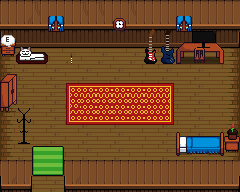

This game map was drawn from its Tiled (.tmx) file and the tilesets committed beside it. A one-line description and the full map source follow:
An orthogonal 15x12 tile map with 16x16 px tiles, 6 tile layers (Tile Layer 2, Tile Layer 1, Слой тайлов 3, Слой тайлов 4, ...), 12 tilesets and 53 objects (Exit from house, spawnpoint, Dialogue).

<map version="1.10" tiledversion="1.12.2" orientation="orthogonal" renderorder="right-down" width="15" height="12" tilewidth="16" tileheight="16" infinite="0" nextlayerid="11" nextobjectid="11">
 <properties>
  <property name="background_music" value="avril14.mp3" />
 </properties>
 <tileset firstgid="1" name="Interior" tilewidth="16" tileheight="16" tilecount="108" columns="12">
  <image source="Interior.png" trans="55ffff" width="192" height="144" />
  <tile id="5">
   <objectgroup draworder="index" id="2">
    <object id="1" x="7" y="8" width="9" height="8" />
   </objectgroup>
  </tile>
  <tile id="6">
   <objectgroup draworder="index" id="2">
    <object id="1" x="0" y="8" width="9" height="8" />
   </objectgroup>
  </tile>
  <tile id="7">
   <objectgroup draworder="index" id="2">
    <object id="1" x="10" y="8" width="6" height="8" />
   </objectgroup>
  </tile>
  <tile id="8">
   <objectgroup draworder="index" id="2">
    <object id="1" x="0" y="8" width="6" height="8" />
   </objectgroup>
  </tile>
  <tile id="17">
   <objectgroup draworder="index" id="2">
    <object id="1" x="7" y="0" width="9" height="16" />
   </objectgroup>
  </tile>
  <tile id="18">
   <objectgroup draworder="index" id="2">
    <object id="1" x="0" y="0" width="9" height="16" />
   </objectgroup>
  </tile>
  <tile id="19">
   <objectgroup draworder="index" id="2">
    <object id="1" x="4" y="0" width="12" height="16" />
   </objectgroup>
  </tile>
  <tile id="20">
   <objectgroup draworder="index" id="2">
    <object id="1" x="0" y="0" width="12" height="16" />
   </objectgroup>
  </tile>
  <tile id="29">
   <objectgroup draworder="index" id="2">
    <object id="1" x="7" y="0" width="9" height="10" />
   </objectgroup>
  </tile>
  <tile id="30">
   <objectgroup draworder="index" id="2">
    <object id="1" x="0" y="0" width="9" height="10" />
   </objectgroup>
  </tile>
  <tile id="31">
   <objectgroup draworder="index" id="2">
    <object id="1" x="3" y="0" width="13" height="16" />
   </objectgroup>
  </tile>
  <tile id="32">
   <objectgroup draworder="index" id="2">
    <object id="1" x="0" y="0" width="13" height="16" />
   </objectgroup>
  </tile>
  <tile id="41">
   <objectgroup draworder="index" id="2">
    <object id="1" x="0" y="4" width="16" height="12" />
   </objectgroup>
  </tile>
  <tile id="42">
   <objectgroup draworder="index" id="2">
    <object id="1" x="0" y="8" width="16" height="8" />
   </objectgroup>
  </tile>
  <tile id="43">
   <objectgroup draworder="index" id="2">
    <object id="1" x="0" y="4" width="16" height="12" />
   </objectgroup>
  </tile>
  <tile id="53">
   <objectgroup draworder="index" id="2">
    <object id="1" x="0" y="0" width="16" height="12" />
   </objectgroup>
  </tile>
  <tile id="54">
   <objectgroup draworder="index" id="2">
    <object id="1" x="0" y="0" width="16" height="10" />
   </objectgroup>
  </tile>
  <tile id="55">
   <objectgroup draworder="index" id="2">
    <object id="1" x="0" y="0" width="16" height="12" />
   </objectgroup>
  </tile>
  <tile id="88">
   <objectgroup draworder="index" id="2">
    <object id="1" x="4" y="8" width="12" height="8" />
   </objectgroup>
  </tile>
  <tile id="89">
   <objectgroup draworder="index" id="2">
    <object id="1" x="0" y="8" width="12" height="8" />
   </objectgroup>
  </tile>
  <tile id="90">
   <objectgroup draworder="index" id="2">
    <object id="1" x="0" y="8" width="16" height="8" />
   </objectgroup>
  </tile>
  <tile id="91">
   <objectgroup draworder="index" id="2">
    <object id="1" x="0" y="8" width="16" height="8" />
   </objectgroup>
  </tile>
  <tile id="97">
   <objectgroup draworder="index" id="2">
    <object id="1" x="2" y="0" width="11" height="15" />
   </objectgroup>
  </tile>
  <tile id="100">
   <objectgroup draworder="index" id="2">
    <object id="1" x="4" y="0" width="12" height="15" />
    <object id="2" x="4" y="0" width="12" height="15" />
   </objectgroup>
  </tile>
  <tile id="101">
   <objectgroup draworder="index" id="2">
    <object id="1" x="0" y="0" width="12" height="15" />
   </objectgroup>
  </tile>
  <tile id="102">
   <objectgroup draworder="index" id="2">
    <object id="1" x="1" y="0" width="14" height="8" />
   </objectgroup>
  </tile>
  <tile id="103">
   <objectgroup draworder="index" id="2">
    <object id="1" x="1" y="0" width="14" height="8" />
   </objectgroup>
  </tile>
 </tileset>
 <tileset firstgid="109" name="blocks" tilewidth="16" tileheight="16" tilecount="256" columns="16">
  <image source="blocks.png" trans="55ffff" width="256" height="256" />
  <tile id="55">
   <objectgroup draworder="index" id="2">
    <object id="1" x="0" y="0" width="16" height="16" />
   </objectgroup>
  </tile>
  <tile id="56">
   <objectgroup draworder="index" id="2">
    <object id="1" x="0" y="0" width="16" height="16" />
   </objectgroup>
  </tile>
  <tile id="57">
   <objectgroup draworder="index" id="2">
    <object id="1" x="0" y="0" width="16" height="16" />
   </objectgroup>
  </tile>
  <tile id="58">
   <objectgroup draworder="index" id="2">
    <object id="1" x="0" y="0" width="16" height="16" />
   </objectgroup>
  </tile>
  <tile id="70">
   <objectgroup draworder="index" id="2">
    <object id="1" x="0" y="0" width="16" height="16" />
   </objectgroup>
  </tile>
  <tile id="71">
   <objectgroup draworder="index" id="2">
    <object id="1" x="0" y="0" width="16" height="16" />
   </objectgroup>
  </tile>
  <tile id="72">
   <objectgroup draworder="index" id="2">
    <object id="1" x="0" y="0" width="16" height="16" />
   </objectgroup>
  </tile>
  <tile id="73">
   <objectgroup draworder="index" id="2">
    <object id="1" x="0" y="0" width="16" height="16" />
   </objectgroup>
  </tile>
  <tile id="74">
   <objectgroup draworder="index" id="2">
    <object id="1" x="0" y="0" width="16" height="16" />
   </objectgroup>
  </tile>
  <tile id="75">
   <objectgroup draworder="index" id="2">
    <object id="1" x="0" y="0" width="16" height="16" />
   </objectgroup>
  </tile>
  <tile id="87">
   <objectgroup draworder="index" id="2">
    <object id="1" x="0" y="0" width="16" height="16" />
   </objectgroup>
  </tile>
  <tile id="88">
   <objectgroup draworder="index" id="2">
    <object id="1" x="0" y="0" width="16" height="16" />
   </objectgroup>
  </tile>
  <tile id="89">
   <objectgroup draworder="index" id="2">
    <object id="1" x="0" y="0" width="16" height="16" />
   </objectgroup>
  </tile>
  <tile id="90">
   <objectgroup draworder="index" id="2">
    <object id="1" x="0" y="0" width="16" height="16" />
   </objectgroup>
  </tile>
  <tile id="120">
   <objectgroup draworder="index" id="2">
    <object id="1" x="0" y="0" width="16" height="16" />
   </objectgroup>
  </tile>
  <tile id="152">
   <objectgroup draworder="index" id="2">
    <object id="1" x="0" y="0" width="16" height="16" />
   </objectgroup>
  </tile>
 </tileset>
 <tileset firstgid="365" name="rack" tilewidth="16" tileheight="40" spacing="4" tilecount="1" columns="1">
  <image source="rack.png" width="16" height="40" />
  <tile id="0">
   <objectgroup draworder="index" id="2">
    <object id="1" x="1" y="4" width="14" height="36" />
   </objectgroup>
  </tile>
 </tileset>
 <tileset firstgid="366" name="table" tilewidth="48" tileheight="22" tilecount="1" columns="1">
  <image source="table.png" width="48" height="22" />
  <tile id="0">
   <objectgroup draworder="index" id="2">
    <object id="1" x="0" y="0" width="48" height="22" />
   </objectgroup>
  </tile>
 </tileset>
 <tileset firstgid="367" name="monitor" tilewidth="24" tileheight="17" tilecount="1" columns="1">
  <image source="monitor.png" width="24" height="17" />
 </tileset>
 <tileset firstgid="368" name="guitars" tilewidth="31" tileheight="35" tilecount="1" columns="1">
  <image source="guitars.png" width="31" height="35" />
  <tile id="0">
   <objectgroup draworder="index" id="2">
    <object id="1" x="0" y="0" width="31" height="35" />
   </objectgroup>
  </tile>
 </tileset>
 <tileset firstgid="369" name="cat" tilewidth="32" tileheight="18" tilecount="1" columns="1">
  <image source="cat.png" width="32" height="18" />
  <tile id="0">
   <objectgroup draworder="index" id="2">
    <object id="1" x="0" y="0" width="32" height="18" />
   </objectgroup>
  </tile>
 </tileset>
 <tileset firstgid="370" name="flowerpot" tilewidth="16" tileheight="20" tilecount="1" columns="1">
  <image source="flowerpot.png" width="16" height="20" />
 </tileset>
 <tileset firstgid="371" name="carpet" tilewidth="16" tileheight="16" tilecount="12" columns="3">
  <image source="carpet.png" width="48" height="64" />
 </tileset>
 <tileset firstgid="383" name="wardrobe" tilewidth="17" tileheight="38" tilecount="1" columns="1">
  <image source="wardrobe.png" width="17" height="38" />
  <tile id="0">
   <objectgroup draworder="index" id="2">
    <object id="1" x="0" y="0" width="17" height="38" />
   </objectgroup>
  </tile>
 </tileset>
 <tileset firstgid="384" source="candle.tsx" />
 <tileset firstgid="386" name="cloud" tilewidth="16" tileheight="16" tilecount="1" columns="1">
  <image source="cloud.png" width="16" height="16" />
 </tileset>
 <layer id="2" name="Tile Layer 2" width="15" height="12">
  <data encoding="csv">
165,165,166,165,165,166,166,165,166,165,165,165,165,165,165,
181,182,181,181,181,181,181,181,181,181,181,181,181,181,181,
196,198,198,198,198,198,198,198,197,197,197,197,197,198,199,
301,302,303,304,303,304,303,304,303,318,319,318,319,318,321,
317,335,336,335,334,335,336,335,334,318,319,318,319,318,321,
317,335,336,335,334,335,336,335,334,318,319,318,319,318,321,
333,335,336,335,334,335,336,335,336,318,319,318,319,318,321,
317,319,318,319,302,303,318,319,318,318,319,318,319,318,321,
317,319,318,319,318,319,318,319,318,318,319,318,319,318,321,
317,319,318,319,318,319,318,319,318,318,319,318,319,318,321,
317,319,318,319,318,319,318,319,318,318,319,318,319,318,321,
163,168,318,319,163,181,181,181,181,181,181,181,181,181,168
</data>
 </layer>
 <layer id="1" name="Tile Layer 1" width="15" height="12">
  <data encoding="csv">
0,0,0,0,0,0,0,0,0,0,0,0,0,0,0,
0,0,0,0,0,0,0,0,0,0,0,0,0,0,0,
0,0,0,0,0,0,0,0,0,0,0,0,0,0,0,
0,0,0,0,0,0,0,0,0,0,0,0,0,0,0,
317,0,0,0,0,0,0,0,0,0,0,0,0,0,0,
0,0,0,0,0,0,0,0,0,0,0,0,0,0,0,
0,0,0,0,0,0,0,0,0,0,0,0,0,0,0,
0,0,0,0,0,0,0,0,0,0,0,0,0,0,0,
0,365,0,0,0,0,0,0,0,0,0,0,0,0,0,
0,0,61,63,0,0,0,0,0,0,0,0,0,0,0,
165,165,73,75,165,165,165,165,165,165,165,165,165,165,165,
0,0,0,0,0,0,0,0,0,0,0,0,0,0,0
</data>
 </layer>
 <layer id="6" name="Слой тайлов 3" width="15" height="12">
  <data encoding="csv">
0,0,0,0,0,0,0,0,0,0,0,0,0,0,0,
0,0,0,37,0,0,0,13,0,0,0,37,0,0,0,
91,0,0,0,0,0,0,0,0,0,0,0,0,0,0,
103,369,0,0,0,0,0,0,0,368,0,366,98,0,0,
0,0,0,0,0,0,0,0,0,0,0,0,0,0,0,
0,0,0,0,0,0,0,0,0,0,0,0,0,0,0,
0,0,0,0,0,0,0,0,0,0,0,0,0,0,0,
0,0,0,0,0,0,0,0,0,0,0,0,0,0,0,
0,0,0,0,0,0,0,0,0,0,0,42,43,0,0,
0,0,0,0,0,0,0,0,0,0,0,54,55,0,0,
0,0,0,0,0,0,0,0,0,0,0,0,0,0,0,
0,0,0,0,0,0,0,0,0,0,0,0,0,0,0
</data>
 </layer>
 <layer id="7" name="Слой тайлов 4" width="15" height="12">
  <data encoding="csv">
0,0,0,0,0,0,0,0,0,0,0,0,0,0,0,
0,0,0,38,0,0,0,0,0,0,0,38,0,0,0,
0,0,0,0,0,0,0,0,0,0,0,0,367,0,0,
0,0,0,0,0,0,0,0,0,0,0,0,0,0,0,
0,0,0,0,0,0,0,0,0,0,0,0,0,0,0,
0,0,0,0,0,0,0,0,0,0,0,0,0,0,0,
0,0,0,0,0,0,0,0,0,0,0,0,0,0,0,
0,0,0,0,0,0,0,0,0,0,0,0,0,0,0,
0,0,0,0,0,0,0,0,0,0,0,0,0,44,92,
0,0,0,0,0,0,0,0,0,0,0,0,0,56,104,
0,0,0,0,0,0,0,0,0,0,0,0,0,0,0,
0,0,0,0,0,0,0,0,0,0,0,0,0,0,0
</data>
 </layer>
 <layer id="8" name="Слой тайлов 5" width="15" height="12">
  <data encoding="csv">
0,0,0,0,0,0,0,0,0,0,0,0,0,0,0,
0,0,0,0,0,0,0,0,0,0,0,0,0,0,0,
386,0,0,0,0,0,0,0,0,0,0,0,0,0,0,
0,0,0,0,0,0,0,0,0,0,0,0,0,0,0,
0,0,0,0,0,0,0,0,0,0,0,0,0,0,0,
0,0,0,0,371,372,372,372,372,372,373,0,0,0,0,
383,0,0,0,374,378,378,378,378,378,379,0,0,0,0,
0,0,0,0,380,381,381,381,381,381,382,0,0,0,0,
0,0,0,0,0,0,0,0,0,0,0,0,0,0,370,
0,0,0,0,0,0,0,0,0,0,0,0,0,0,0,
0,0,0,0,0,0,0,0,0,0,0,0,0,0,0,
0,0,0,0,0,0,0,0,0,0,0,0,0,0,0
</data>
 </layer>
 <layer id="10" name="candles" width="15" height="12">
  <data encoding="csv">
0,0,0,0,0,0,0,0,0,0,0,0,0,0,0,
0,0,0,0,0,0,0,0,0,0,0,0,0,0,0,
0,0,0,0,0,0,0,0,0,0,0,0,0,0,0,
0,0,0,0,384,0,0,0,0,0,0,0,0,0,0,
0,0,0,0,0,0,0,0,0,0,0,0,0,0,0,
0,0,0,0,0,0,0,0,0,0,0,0,0,0,0,
0,0,0,0,0,0,0,0,0,0,0,0,0,0,0,
0,0,0,0,0,0,0,0,0,0,0,0,0,0,0,
0,0,0,0,0,0,0,0,0,0,0,0,0,0,0,
0,0,0,0,0,0,0,0,0,0,0,0,0,0,0,
0,0,0,0,0,0,0,0,0,0,0,0,0,0,0,
0,0,0,0,0,0,0,0,0,0,0,0,0,0,0
</data>
 </layer>
 <objectgroup id="3" name="objects">
  <object id="1" name="Exit from house" x="31.5624" y="181.445" width="32.4318" height="10.5535">
   <properties>
    <property name="spawnpoint" value="spawnpoint3" />
    <property name="transition" value="untitled" />
   </properties>
  </object>
  <object id="3" name="spawnpoint" x="39.125" y="169.705">
   <point />
  </object>
  <object id="9" x="63.75" y="47.125" width="16.25" height="16.875">
   <properties>
    <property name="candle" value="1" />
   </properties>
  </object>
  <object id="10" name="Dialogue" x="14.3125" y="43.75" width="35.625" height="22">
   <properties>
    <property name="dialogue">Поздравляю тебя с днем рождения, Джаан!!
Желаю тебе счастья, здоровья, чтобы все работы и сессии в вузе сдавались на изи и кодинг был так же легок, как провести по клавиатуре елдой.
Ты заслужил эту игру, ты проделал очень большую работу, делая игру в 2025 году, а особенно в 2026.
Я надеюсь, тебе понравится, что мы сделали, хоть мы и не реализовали некоторую часть из задуманного, но мы старались ( поганный МИЭТ завалил Коляна :( )
Мяу мяу мяу :)</property>
   </properties>
  </object>
 </objectgroup>
</map>
